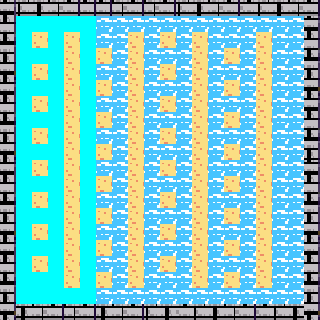

Rendered tile map (Tiled .tmx) drawn with the repository's tilesets; below, a short description and the map source with its tile grids summarised:
An orthogonal 20x20 tile map with 16x16 px tiles, 1 tile layer (Tile Layer 1) and 40 objects.

<map version="1.2" tiledversion="1.2.0" orientation="orthogonal" renderorder="right-down" width="20" height="20" tilewidth="16" tileheight="16" infinite="0" backgroundcolor="#00ffff" nextlayerid="4" nextobjectid="53">
 <tileset firstgid="1" name="tileset" tilewidth="16" tileheight="16" tilecount="2925" columns="75">
  <image source="tileset.png" width="1200" height="639" />
 </tileset>
 <layer id="1" name="Tile Layer 1" width="20" height="20">
  <data>[400 cells, 334 non-empty, 12 distinct tile ids]</data>
 </layer>
 <objectgroup id="2" name="Walls">
  <object id="5" x="0" y="0" width="320" height="16" />
  <object id="6" x="304" y="16" height="304" />
  <object id="7" x="0" y="16" width="16" height="304" />
  <object id="11" x="16" y="304" width="288" height="16" />
 </objectgroup>
 <objectgroup id="3" name="Bricks">
  <object id="13" x="32" y="32" width="16" height="16" />
  <object id="14" x="32" y="64" width="16" height="16" />
  <object id="15" x="32" y="96" width="16" height="16" />
  <object id="16" x="32" y="128" width="16" height="16" />
  <object id="17" x="32" y="160" width="16" height="16" />
  <object id="18" x="32" y="192" width="16" height="16" />
  <object id="19" x="32" y="224" width="16" height="16" />
  <object id="20" x="32" y="256" width="16" height="16" />
  <object id="21" x="64" y="32" width="16" height="256" />
  <object id="22" x="128" y="32" width="16" height="256" />
  <object id="23" x="192" y="32" width="16" height="256" />
  <object id="24" x="256" y="32" width="16" height="256" />
  <object id="25" x="96" y="48" width="16" height="16" />
  <object id="26" x="96" y="80" width="16" height="16" />
  <object id="27" x="96" y="112" width="16" height="16" />
  <object id="28" x="96" y="144" width="16" height="16" />
  <object id="29" x="96" y="176" width="16" height="16" />
  <object id="30" x="96" y="208" width="16" height="16" />
  <object id="31" x="96" y="240" width="16" height="16" />
  <object id="32" x="96" y="272" width="16" height="16" />
  <object id="33" x="160" y="32" width="16" height="16" />
  <object id="34" x="160" y="64" width="16" height="16" />
  <object id="35" x="160" y="96" width="16" height="16" />
  <object id="38" x="160" y="128" width="16" height="16" />
  <object id="39" x="160" y="160" width="16" height="16" />
  <object id="40" x="160" y="192" width="16" height="16" />
  <object id="41" x="160" y="224" width="16" height="16" />
  <object id="42" x="160" y="256" width="16" height="16" />
  <object id="43" x="224" y="48" width="16" height="16" />
  <object id="44" x="224" y="80" width="16" height="16" />
  <object id="45" x="224" y="112" width="16" height="16" />
  <object id="46" x="224" y="144" width="16" height="16" />
  <object id="48" x="224" y="176" width="16" height="16" />
  <object id="49" x="224" y="208" width="16" height="16" />
  <object id="50" x="224" y="240" width="16" height="16" />
  <object id="51" x="224" y="272" width="16" height="16" />
 </objectgroup>
</map>
